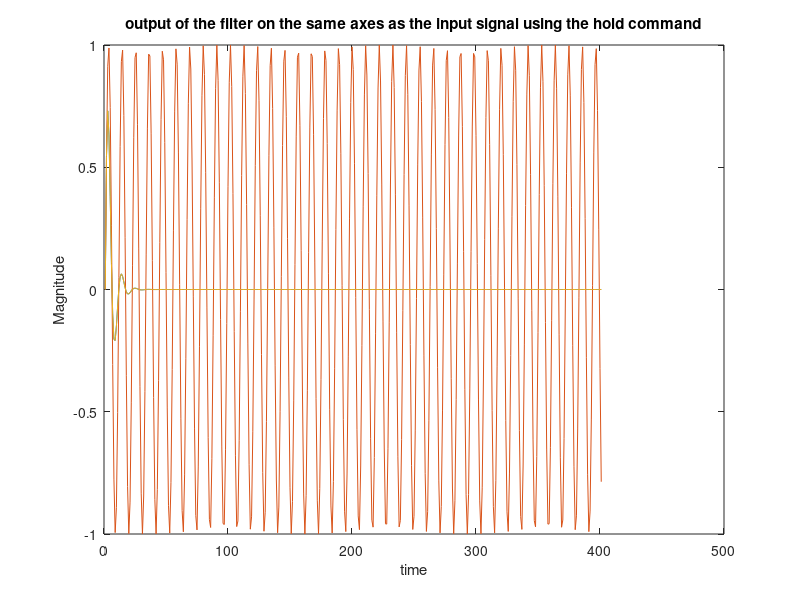

MATLAB code for this plot:
% questionn 4 d
% Generation of Sine Wave 
r =0.8;

Fs = 44100;
t =0:1/Fs:400/Fs;
f= 4040;
% Wo value 
Wo = 2*pi*f/Fs;

x = sin(2*pi*f*t);

%using filter function 

d = [1 -2*cos(Wo) 1];
c = [1 -2*r*cos(Wo) r^2];

y = filter(d,c,x);
figure;
plot(y);
hold on;
plot(x);
plot(y);
xlabel('time');
ylabel('Magnitude');
title('output of the filter on the same axes as the input signal using the hold command')    
 % Plot the X values vs. the Y values 


